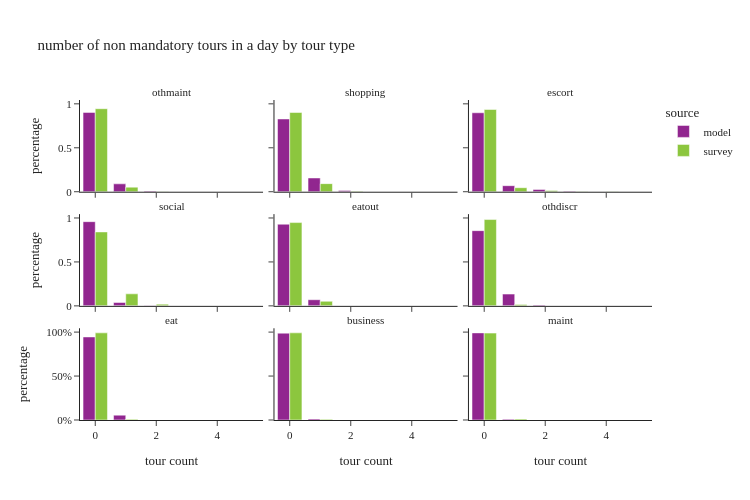

Notebook code for this chart:
### Code cell
def plot_num_nonmand_tourtype(data, title):
    df_plot = pd.DataFrame()

    for type in non_mandatory_types:
        # calculate sample size and percentages
        df = data.groupby(['source', type], observed=True).\
            agg(sample_size=('person_weight', 'size'),
                weighted_sum=('person_weight', 'sum')).reset_index().\
            rename(columns={type: 'tour count'})
        
        df['percentage'] = df.groupby('source', group_keys=False, observed=True)['weighted_sum']. \
            apply(lambda x: x / float(x.sum()))
        df['tour type'] = type

        df_plot = pd.concat([df_plot,df])
     
    fig = px.bar(df_plot, x='tour count', y='percentage', color="source",barmode="group",
                 hover_data=["sample_size"],
                 facet_col='tour type', facet_col_wrap=3, orientation='v',
                 title=title)
    fig.for_each_annotation(lambda a: a.update(text = a.text.split("=")[-1]))
    fig.update_layout(height=500, width=750)
    fig.update_layout(yaxis1=dict(tickformat=".0%"), yaxis2=dict(tickformat=".0%"))

    fig.show()

plot_num_nonmand_tourtype(per_data, "number of non mandatory tours in a day by tour type")

### Figure 1 — Plotly figure (JSON) as saved in the notebook; plotly's stock layout.template omitted (floating-point values rounded to 4 significant figures)
{"data": [{"alignmentgroup": "True", "customdata": [[3658240], [364610], [28924], [1369], [11]], "hovertemplate": "source=model<br>tour type=othmaint<br>tour count=%{x}<br>percentage=%{y}<br>sample_size=%{customdata[0]}<extra></extra>", "legendgroup": "model", "marker": {"color": "#91268F", "pattern": {"shape": ""}}, "name": "model", "offsetgroup": "model", "orientation": "v", "showlegend": true, "textposition": "auto", "type": "bar", "x": [0.0, 1.0, 2.0, 3.0, 4.0], "xaxis": "x7", "y": [0.9026, 0.08996, 0.007136, 0.0003378, 2.714e-06], "yaxis": "y7"}, {"alignmentgroup": "True", "customdata": [[3356102], [634213], [60399], [2438], [2]], "hovertemplate": "source=model<br>tour type=shopping<br>tour count=%{x}<br>percentage=%{y}<br>sample_size=%{customdata[0]}<extra></extra>", "legendgroup": "model", "marker": {"color": "#91268F", "pattern": {"shape": ""}}, "name": "model", "offsetgroup": "model", "orientation": "v", "showlegend": false, "textposition": "auto", "type": "bar", "x": [0.0, 1.0, 2.0, 3.0, 4.0], "xaxis": "x8", "y": [0.828, 0.1565, 0.0149, 0.0006015, 4.934e-07], "yaxis": "y8"}, {"alignmentgroup": "True", "customdata": [[3641138], [278177], [106104], [27735]], "hovertemplate": "source=model<br>tour type=escort<br>tour count=%{x}<br>percentage=%{y}<br>sample_size=%{customdata[0]}<extra></extra>", "legendgroup": "model", "marker": {"color": "#91268F", "pattern": {"shape": ""}}, "name": "model", "offsetgroup": "model", "orientation": "v", "showlegend": false, "textposition": "auto", "type": "bar", "x": [0.0, 1.0, 2.0, 3.0], "xaxis": "x9", "y": [0.8983, 0.06863, 0.02618, 0.006843], "yaxis": "y9"}, {"alignmentgroup": "True", "customdata": [[3883136], [156587], [12828], [602], [1]], "hovertemplate": "source=model<br>tour type=social<br>tour count=%{x}<br>percentage=%{y}<br>sample_size=%{customdata[0]}<extra></extra>", "legendgroup": "model", "marker": {"color": "#91268F", "pattern": {"shape": ""}}, "name": "model", "offsetgroup": "model", "orientation": "v", "showlegend": false, "textposition": "auto", "type": "bar", "x": [0.0, 1.0, 2.0, 3.0, 4.0], "xaxis": "x4", "y": [0.9581, 0.03863, 0.003165, 0.0001485, 2.467e-07], "yaxis": "y4"}, {"alignmentgroup": "True", "customdata": [[3765813], [283208], [4118], [15]], "hovertemplate": "source=model<br>tour type=eatout<br>tour count=%{x}<br>percentage=%{y}<br>sample_size=%{customdata[0]}<extra></extra>", "legendgroup": "model", "marker": {"color": "#91268F", "pattern": {"shape": ""}}, "name": "model", "offsetgroup": "model", "orientation": "v", "showlegend": false, "textposition": "auto", "type": "bar", "x": [0.0, 1.0, 2.0, 3.0], "xaxis": "x5", "y": [0.9291, 0.06987, 0.001016, 3.701e-06], "yaxis": "y5"}, {"alignmentgroup": "True", "customdata": [[3468790], [543502], [37088], [3764], [10]], "hovertemplate": "source=model<br>tour type=othdiscr<br>tour count=%{x}<br>percentage=%{y}<br>sample_size=%{customdata[0]}<extra></extra>", "legendgroup": "model", "marker": {"color": "#91268F", "pattern": {"shape": ""}}, "name": "model", "offsetgroup": "model", "orientation": "v", "showlegend": false, "textposition": "auto", "type": "bar", "x": [0.0, 1.0, 2.0, 3.0, 4.0], "xaxis": "x6", "y": [0.8558, 0.1341, 0.00915, 0.0009287, 2.467e-06], "yaxis": "y6"}, {"alignmentgroup": "True", "customdata": [[3830280], [222830], [44]], "hovertemplate": "source=model<br>tour type=eat<br>tour count=%{x}<br>percentage=%{y}<br>sample_size=%{customdata[0]}<extra></extra>", "legendgroup": "model", "marker": {"color": "#91268F", "pattern": {"shape": ""}}, "name": "model", "offsetgroup": "model", "orientation": "v", "showlegend": false, "textposition": "auto", "type": "bar", "x": [0.0, 1.0, 2.0], "xaxis": "x", "y": [0.945, 0.05498, 1.086e-05], "yaxis": "y"}, {"alignmentgroup": "True", "customdata": [[4004623], [47052], [1474], [5]], "hovertemplate": "source=model<br>tour type=business<br>tour count=%{x}<br>percentage=%{y}<br>sample_size=%{customdata[0]}<extra></extra>", "legendgroup": "model", "marker": {"color": "#91268F", "pattern": {"shape": ""}}, "name": "model", "offsetgroup": "model", "orientation": "v", "showlegend": false, "textposition": "auto", "type": "bar", "x": [0.0, 1.0, 2.0, 3.0], "xaxis": "x2", "y": [0.988, 0.01161, 0.0003637, 1.234e-06], "yaxis": "y2"}, {"alignmentgroup": "True", "customdata": [[4017115], [36037], [2]], "hovertemplate": "source=model<br>tour type=maint<br>tour count=%{x}<br>percentage=%{y}<br>sample_size=%{customdata[0]}<extra></extra>", "legendgroup": "model", "marker": {"color": "#91268F", "pattern": {"shape": ""}}, "name": "model", "offsetgroup": "model", "orientation": "v", "showlegend": false, "textposition": "auto", "type": "bar", "x": [0.0, 1.0, 2.0], "xaxis": "x3", "y": [0.9911, 0.008891, 4.934e-07], "yaxis": "y3"}, {"alignmentgroup": "True", "customdata": [[7075], [451], [34], [1]], "hovertemplate": "source=survey<br>tour type=othmaint<br>tour count=%{x}<br>percentage=%{y}<br>sample_size=%{customdata[0]}<extra></extra>", "legendgroup": "survey", "marker": {"color": "#8CC63E", "pattern": {"shape": ""}}, "name": "survey", "offsetgroup": "survey", "orientation": "v", "showlegend": true, "textposition": "auto", "type": "bar", "x": [0.0, 1.0, 2.0, 3.0], "xaxis": "x7", "y": [0.9446, 0.05224, 0.003081, 5.696e-05], "yaxis": "y7"}, {"alignmentgroup": "True", "customdata": [[6730], [772], [57], [2]], "hovertemplate": "source=survey<br>tour type=shopping<br>tour count=%{x}<br>percentage=%{y}<br>sample_size=%{customdata[0]}<extra></extra>", "legendgroup": "survey", "marker": {"color": "#8CC63E", "pattern": {"shape": ""}}, "name": "survey", "offsetgroup": "survey", "orientation": "v", "showlegend": false, "textposition": "auto", "type": "bar", "x": [0.0, 1.0, 2.0, 3.0], "xaxis": "x8", "y": [0.9011, 0.09216, 0.006693, 1.861e-05], "yaxis": "y8"}, {"alignmentgroup": "True", "customdata": [[7117], [319], [110], [9], [5], [1]], "hovertemplate": "source=survey<br>tour type=escort<br>tour count=%{x}<br>percentage=%{y}<br>sample_size=%{customdata[0]}<extra></extra>", "legendgroup": "survey", "marker": {"color": "#8CC63E", "pattern": {"shape": ""}}, "name": "survey", "offsetgroup": "survey", "orientation": "v", "showlegend": false, "textposition": "auto", "type": "bar", "x": [0.0, 1.0, 2.0, 3.0, 4.0, 5.0], "xaxis": "x9", "y": [0.9357, 0.0458, 0.01408, 0.001919, 0.002437, 1.839e-05], "yaxis": "y9"}, {"alignmentgroup": "True", "customdata": [[6165], [1187], [179], [21], [8], [1]], "hovertemplate": "source=survey<br>tour type=social<br>tour count=%{x}<br>percentage=%{y}<br>sample_size=%{customdata[0]}<extra></extra>", "legendgroup": "survey", "marker": {"color": "#8CC63E", "pattern": {"shape": ""}}, "name": "survey", "offsetgroup": "survey", "orientation": "v", "showlegend": false, "textposition": "auto", "type": "bar", "x": [0.0, 1.0, 2.0, 3.0, 4.0, 5.0], "xaxis": "x4", "y": [0.8414, 0.1368, 0.01946, 0.001502, 0.0009077, 6.5e-06], "yaxis": "y4"}, {"alignmentgroup": "True", "customdata": [[7147], [395], [19]], "hovertemplate": "source=survey<br>tour type=eatout<br>tour count=%{x}<br>percentage=%{y}<br>sample_size=%{customdata[0]}<extra></extra>", "legendgroup": "survey", "marker": {"color": "#8CC63E", "pattern": {"shape": ""}}, "name": "survey", "offsetgroup": "survey", "orientation": "v", "showlegend": false, "textposition": "auto", "type": "bar", "x": [0.0, 1.0, 2.0], "xaxis": "x5", "y": [0.9476, 0.05195, 0.000423], "yaxis": "y5"}, {"alignmentgroup": "True", "customdata": [[7451], [104], [5], [1]], "hovertemplate": "source=survey<br>tour type=othdiscr<br>tour count=%{x}<br>percentage=%{y}<br>sample_size=%{customdata[0]}<extra></extra>", "legendgroup": "survey", "marker": {"color": "#8CC63E", "pattern": {"shape": ""}}, "name": "survey", "offsetgroup": "survey", "orientation": "v", "showlegend": false, "textposition": "auto", "type": "bar", "x": [0.0, 1.0, 2.0, 3.0], "xaxis": "x6", "y": [0.9823, 0.0161, 0.001463, 0.0001581], "yaxis": "y6"}, {"alignmentgroup": "True", "customdata": [[7482], [77], [2]], "hovertemplate": "source=survey<br>tour type=eat<br>tour count=%{x}<br>percentage=%{y}<br>sample_size=%{customdata[0]}<extra></extra>", "legendgroup": "survey", "marker": {"color": "#8CC63E", "pattern": {"shape": ""}}, "name": "survey", "offsetgroup": "survey", "orientation": "v", "showlegend": false, "textposition": "auto", "type": "bar", "x": [0.0, 1.0, 2.0], "xaxis": "x", "y": [0.9914, 0.008194, 0.0003863], "yaxis": "y"}, {"alignmentgroup": "True", "customdata": [[7512], [45], [4]], "hovertemplate": "source=survey<br>tour type=business<br>tour count=%{x}<br>percentage=%{y}<br>sample_size=%{customdata[0]}<extra></extra>", "legendgroup": "survey", "marker": {"color": "#8CC63E", "pattern": {"shape": ""}}, "name": "survey", "offsetgroup": "survey", "orientation": "v", "showlegend": false, "textposition": "auto", "type": "bar", "x": [0.0, 1.0, 2.0], "xaxis": "x2", "y": [0.9915, 0.007301, 0.001165], "yaxis": "y2"}, {"alignmentgroup": "True", "customdata": [[7508], [49], [4]], "hovertemplate": "source=survey<br>tour type=maint<br>tour count=%{x}<br>percentage=%{y}<br>sample_size=%{customdata[0]}<extra></extra>", "legendgroup": "survey", "marker": {"color": "#8CC63E", "pattern": {"shape": ""}}, "name": "survey", "offsetgroup": "survey", "orientation": "v", "showlegend": false, "textposition": "auto", "type": "bar", "x": [0.0, 1.0, 2.0], "xaxis": "x3", "y": [0.9888, 0.01061, 0.0006301], "yaxis": "y3"}], "layout": {"annotations": [{"font": {}, "showarrow": false, "text": "eat", "x": 0.16, "xanchor": "center", "xref": "paper", "y": 0.2867, "yanchor": "bottom", "yref": "paper"}, {"font": {}, "showarrow": false, "text": "business", "x": 0.5, "xanchor": "center", "xref": "paper", "y": 0.2867, "yanchor": "bottom", "yref": "paper"}, {"font": {}, "showarrow": false, "text": "maint", "x": 0.84, "xanchor": "center", "xref": "paper", "y": 0.2867, "yanchor": "bottom", "yref": "paper"}, {"font": {}, "showarrow": false, "text": "social", "x": 0.16, "xanchor": "center", "xref": "paper", "y": 0.6433, "yanchor": "bottom", "yref": "paper"}, {"font": {}, "showarrow": false, "text": "eatout", "x": 0.5, "xanchor": "center", "xref": "paper", "y": 0.6433, "yanchor": "bottom", "yref": "paper"}, {"font": {}, "showarrow": false, "text": "othdiscr", "x": 0.84, "xanchor": "center", "xref": "paper", "y": 0.6433, "yanchor": "bottom", "yref": "paper"}, {"font": {}, "showarrow": false, "text": "othmaint", "x": 0.16, "xanchor": "center", "xref": "paper", "y": 1.0, "yanchor": "bottom", "yref": "paper"}, {"font": {}, "showarrow": false, "text": "shopping", "x": 0.5, "xanchor": "center", "xref": "paper", "y": 1.0, "yanchor": "bottom", "yref": "paper"}, {"font": {}, "showarrow": false, "text": "escort", "x": 0.84, "xanchor": "center", "xref": "paper", "y": 1.0, "yanchor": "bottom", "yref": "paper"}], "barmode": "group", "height": 500, "legend": {"title": {"text": "source"}, "tracegroupgap": 0}, "title": {"text": "number of non mandatory tours in a day by tour type"}, "width": 750, "xaxis": {"anchor": "y", "domain": [0.0, 0.32], "title": {"text": "tour count"}}, "xaxis2": {"anchor": "y2", "domain": [0.34, 0.66], "matches": "x", "title": {"text": "tour count"}}, "xaxis3": {"anchor": "y3", "domain": [0.68, 1.0], "matches": "x", "title": {"text": "tour count"}}, "xaxis4": {"anchor": "y4", "domain": [0.0, 0.32], "matches": "x", "showticklabels": false}, "xaxis5": {"anchor": "y5", "domain": [0.34, 0.66], "matches": "x", "showticklabels": false}, "xaxis6": {"anchor": "y6", "domain": [0.68, 1.0], "matches": "x", "showticklabels": false}, "xaxis7": {"anchor": "y7", "domain": [0.0, 0.32], "matches": "x", "showticklabels": false}, "xaxis8": {"anchor": "y8", "domain": [0.34, 0.66], "matches": "x", "showticklabels": false}, "xaxis9": {"anchor": "y9", "domain": [0.68, 1.0], "matches": "x", "showticklabels": false}, "yaxis": {"anchor": "x", "domain": [0.0, 0.2867], "tickformat": ".0%", "title": {"text": "percentage"}}, "yaxis2": {"anchor": "x2", "domain": [0.0, 0.2867], "matches": "y", "showticklabels": false, "tickformat": ".0%"}, "yaxis3": {"anchor": "x3", "domain": [0.0, 0.2867], "matches": "y", "showticklabels": false}, "yaxis4": {"anchor": "x4", "domain": [0.3567, 0.6433], "matches": "y", "title": {"text": "percentage"}}, "yaxis5": {"anchor": "x5", "domain": [0.3567, 0.6433], "matches": "y", "showticklabels": false}, "yaxis6": {"anchor": "x6", "domain": [0.3567, 0.6433], "matches": "y", "showticklabels": false}, "yaxis7": {"anchor": "x7", "domain": [0.7133, 1.0], "matches": "y", "title": {"text": "percentage"}}, "yaxis8": {"anchor": "x8", "domain": [0.7133, 1.0], "matches": "y", "showticklabels": false}, "yaxis9": {"anchor": "x9", "domain": [0.7133, 1.0], "matches": "y", "showticklabels": false}}}
